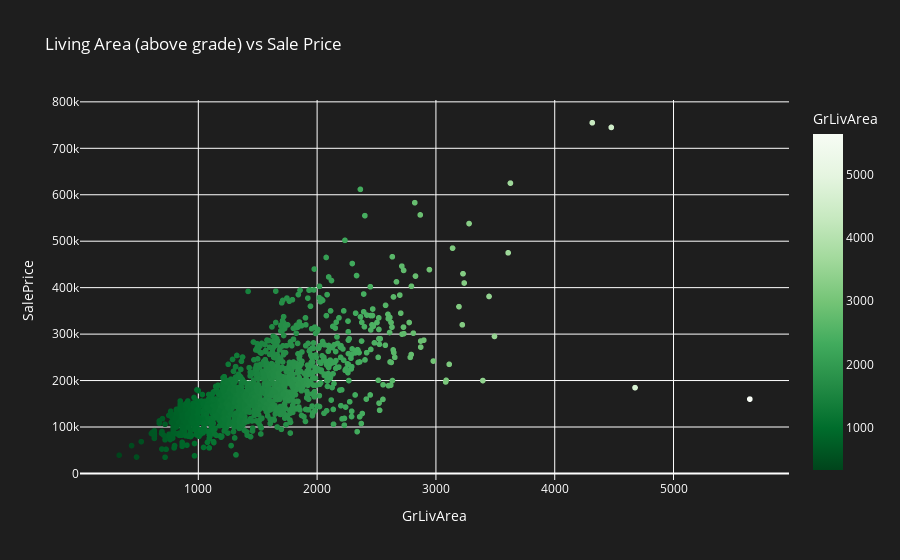

The code cell stored with this chart in its notebook:
### Code cell
above_grade_living = df["GrLivArea"].corr(df["SalePrice"])
print(
    f"Correlation between Living Area (above grade) and Sale Price: {above_grade_living}"
)


fig10 = px.scatter(
    df,
    x="GrLivArea",
    y="SalePrice",
    title="Living Area (above grade) vs Sale Price",
    color="GrLivArea",
    color_continuous_scale=px.colors.sequential.Greens_r,
)

fig10.update_layout(
    plot_bgcolor="rgb(30,30,30)",
    paper_bgcolor="rgb(30,30,30)",
    font=dict(color="white"),
)

fig10.show()

### Figure 1 — Plotly figure (JSON) as saved in the notebook; plotly's stock layout.template omitted (floating-point values rounded to 4 significant figures; data arrays with more than 128 entries replaced by an {"elided": "..."} marker saying what was removed)
{"data": [{"hovertemplate": "GrLivArea=%{marker.color}<br>SalePrice=%{y}<extra></extra>", "legendgroup": "", "marker": {"color": {"elided": "1460 int values"}, "coloraxis": "coloraxis", "symbol": "circle"}, "mode": "markers", "name": "", "showlegend": false, "type": "scattergl", "x": {"elided": "1460 int values"}, "xaxis": "x", "y": {"elided": "1460 int values"}, "yaxis": "y"}], "layout": {"coloraxis": {"colorbar": {"title": {"text": "GrLivArea"}}, "colorscale": [[0, "rgb(0,68,27)"], [0.125, "rgb(0,109,44)"], [0.25, "rgb(35,139,69)"], [0.375, "rgb(65,171,93)"], [0.5, "rgb(116,196,118)"], [0.625, "rgb(161,217,155)"], [0.75, "rgb(199,233,192)"], [0.875, "rgb(229,245,224)"], [1, "rgb(247,252,245)"]]}, "font": {"color": "white"}, "legend": {"tracegroupgap": 0}, "paper_bgcolor": "rgb(30,30,30)", "plot_bgcolor": "rgb(30,30,30)", "title": {"text": "Living Area (above grade) vs Sale Price"}, "xaxis": {"anchor": "y", "domain": [0, 1], "title": {"text": "GrLivArea"}}, "yaxis": {"anchor": "x", "domain": [0, 1], "title": {"text": "SalePrice"}}}}
